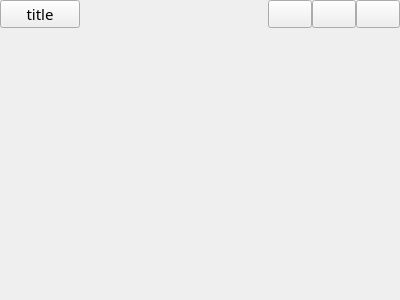
<?xml version="1.0" encoding="UTF-8"?>
<ui version="4.0">
 <class>MainWindow</class>
 <widget class="QWidget" name="MainWindow">
  <property name="geometry">
   <rect>
    <x>0</x>
    <y>0</y>
    <width>400</width>
    <height>300</height>
   </rect>
  </property>
  <property name="minimumSize">
   <size>
    <width>400</width>
    <height>300</height>
   </size>
  </property>
  <property name="maximumSize">
   <size>
    <width>1920</width>
    <height>1200</height>
   </size>
  </property>
  <property name="font">
   <font>
    <family>微软雅黑</family>
    <pointsize>11</pointsize>
   </font>
  </property>
  <property name="windowTitle">
   <string>Form</string>
  </property>
  <layout class="QGridLayout" name="gridLayout_2">
   <property name="leftMargin">
    <number>0</number>
   </property>
   <property name="topMargin">
    <number>0</number>
   </property>
   <property name="rightMargin">
    <number>0</number>
   </property>
   <property name="bottomMargin">
    <number>0</number>
   </property>
   <property name="spacing">
    <number>0</number>
   </property>
   <item row="0" column="0">
    <layout class="QVBoxLayout" name="verticalLayout">
     <property name="spacing">
      <number>0</number>
     </property>
     <item>
      <widget class="QWidget" name="m_titleWidget" native="true">
       <property name="minimumSize">
        <size>
         <width>0</width>
         <height>28</height>
        </size>
       </property>
       <property name="maximumSize">
        <size>
         <width>16777215</width>
         <height>28</height>
        </size>
       </property>
       <layout class="QGridLayout" name="gridLayout_3">
        <property name="leftMargin">
         <number>0</number>
        </property>
        <property name="topMargin">
         <number>0</number>
        </property>
        <property name="rightMargin">
         <number>0</number>
        </property>
        <property name="bottomMargin">
         <number>0</number>
        </property>
        <property name="spacing">
         <number>0</number>
        </property>
        <item row="0" column="0">
         <layout class="QHBoxLayout" name="horizontalLayout">
          <item>
           <widget class="QPushButton" name="m_appNameBtn">
            <property name="minimumSize">
             <size>
              <width>50</width>
              <height>28</height>
             </size>
            </property>
            <property name="maximumSize">
             <size>
              <width>16777215</width>
              <height>28</height>
             </size>
            </property>
            <property name="text">
             <string>title</string>
            </property>
           </widget>
          </item>
          <item>
           <spacer name="horizontalSpacer">
            <property name="orientation">
             <enum>Qt::Horizontal</enum>
            </property>
            <property name="sizeHint" stdset="0">
             <size>
              <width>108</width>
              <height>20</height>
             </size>
            </property>
           </spacer>
          </item>
         </layout>
        </item>
        <item row="0" column="1">
         <layout class="QGridLayout" name="gridLayout">
          <property name="rightMargin">
           <number>0</number>
          </property>
          <property name="spacing">
           <number>0</number>
          </property>
          <item row="0" column="0">
           <widget class="QPushButton" name="m_minBtn">
            <property name="minimumSize">
             <size>
              <width>44</width>
              <height>28</height>
             </size>
            </property>
            <property name="maximumSize">
             <size>
              <width>44</width>
              <height>28</height>
             </size>
            </property>
            <property name="font">
             <font>
              <family>宋体</family>
              <pointsize>11</pointsize>
             </font>
            </property>
            <property name="toolTip">
             <string>Minimize</string>
            </property>
            <property name="text">
             <string/>
            </property>
           </widget>
          </item>
          <item row="0" column="1">
           <widget class="QPushButton" name="m_maxBtn">
            <property name="minimumSize">
             <size>
              <width>44</width>
              <height>28</height>
             </size>
            </property>
            <property name="maximumSize">
             <size>
              <width>44</width>
              <height>28</height>
             </size>
            </property>
            <property name="font">
             <font>
              <family>微软雅黑</family>
             </font>
            </property>
            <property name="toolTip">
             <string>Maximize</string>
            </property>
            <property name="text">
             <string/>
            </property>
           </widget>
          </item>
          <item row="0" column="2">
           <widget class="QPushButton" name="m_closeBtn">
            <property name="minimumSize">
             <size>
              <width>44</width>
              <height>28</height>
             </size>
            </property>
            <property name="maximumSize">
             <size>
              <width>44</width>
              <height>28</height>
             </size>
            </property>
            <property name="font">
             <font>
              <family>宋体</family>
              <pointsize>11</pointsize>
             </font>
            </property>
            <property name="toolTip">
             <string>Close</string>
            </property>
            <property name="text">
             <string/>
            </property>
           </widget>
          </item>
         </layout>
        </item>
       </layout>
      </widget>
     </item>
     <item>
      <widget class="QWidget" name="m_mainWidget" native="true"/>
     </item>
    </layout>
   </item>
  </layout>
 </widget>
 <resources/>
 <connections/>
</ui>
